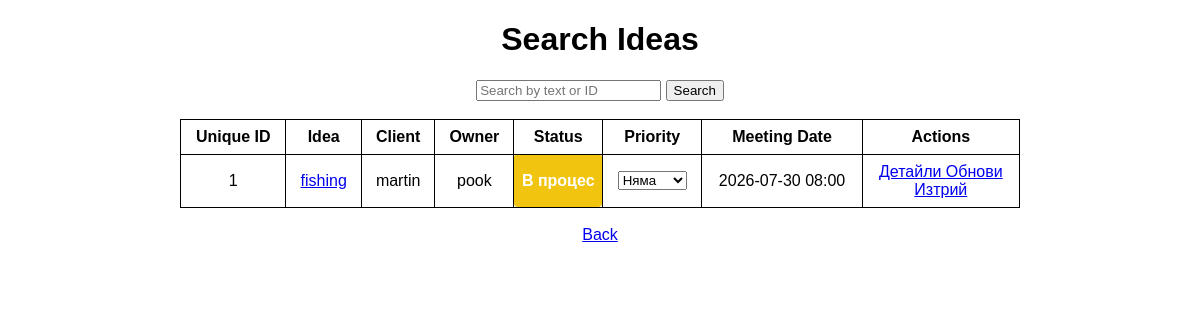
The page /search on the database as committed earlier.
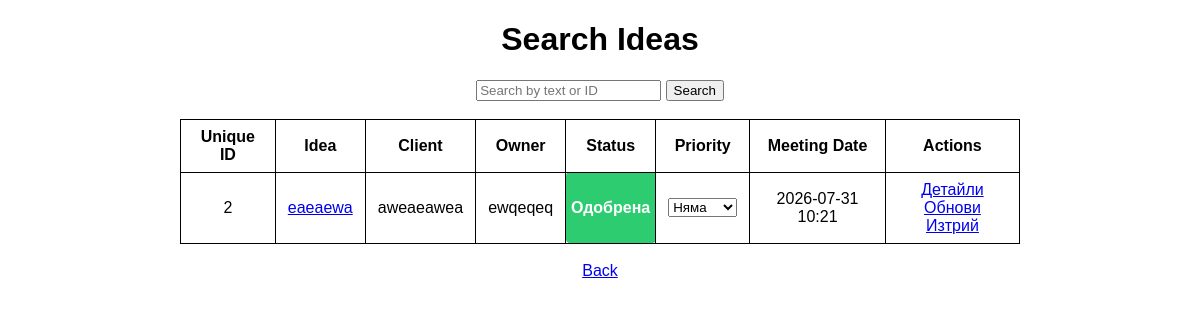
The same page on the database as committed later.
### Omnilinx.py (models this page shows, shortened)
class Todo(db.Model):
    id = db.Column(db.Integer, primary_key=True)
    title = db.Column(db.String(200), nullable=False)
    description = db.Column(db.String(1000), nullable=False)
    client = db.Column(db.String(100), nullable=False)
    meeting_date = db.Column(db.DateTime, nullable=False)
    owner = db.Column(db.String(100), nullable=False)
    status = db.Column(db.String(30), nullable=False, default='Нова')
    priority = db.Column(db.String(30), nullable=False, default='Няма')
    date_created = db.Column(db.DateTime, default=datetime.utcnow)
    unique_id = db.Column(db.Integer, unique=True, nullable=False)

### Omnilinx.py (the view, shortened to what this page needs)
@app.route('/search', methods=['GET'])
def search():
    query = request.args.get('q', '').strip()
    priority = request.args.get('priority', '')
    tasks = Todo.query
    if priority:
        tasks = tasks.filter(Todo.priority == priority)
    tasks = tasks.order_by(Todo.date_created.desc()).all()
    return render_template(
        'search.html',
        tasks=tasks,
        query=query,
        priority=priority
    )

### templates/search.html
{% extends 'base.html' %}
{% block body %}
<div class="content">
    <div class="center">
    <h1>Search Ideas</h1>
    <form action="{{ url_for('search') }}" method="get">
        <input type="text" name="q" placeholder="Search by text or ID">
        <button type="submit">Search</button>
    </form>
<br>
<table border=1 frame=box rules=all style="width:70%">
    <thead>
    <tr>
        <th>Unique ID</th>
        <th>Idea</th>
        <th>Client</th>
        <th>Owner</th>
        <th>Status</th>
        <th>Priority</th>
        <th>Meeting Date</th>
        <th>Actions</th>
    </tr>
    </thead>
    <tbody id="ideaTableBody">
    {% include '_idea_rows.html' %}
    </tbody>
</table>
<br>
    <a href="{{ url_for('index') }}">Back</a>
</div>
</div>
{% endblock %}

### templates/_idea_rows.html (shortened to what this page needs)
{% if tasks %}
{% for idea in tasks %}
<tr>
    <td>{{ idea.unique_id }}</td>
    <td>
        <a href="{{ url_for('idea_details', id=idea.id) }}">
            {{ idea.title }}
        </a>
    </td>
    <td>{{ idea.client }}</td>
    <td>{{ idea.owner }}</td>
    <td class="status {{ idea.status|lower|replace(' ', '-') }}">
        {{ idea.status }}
    </td>
    <td>
<form method="POST"
      action="{{ url_for('update_priority', id=idea.id) }}">
    <select name="priority"
            onchange="this.form.submit()">
        <option value="Няма"
            {% if idea.priority == "Няма" %}selected{% endif %}>
            Няма
        </option>
    </select>
</form>
</td>
    <td>{{ idea.meeting_date.strftime("%Y-%m-%d %H:%M") }}</td>
    <td>
        <a href="javascript:void(0)"
        data-modal-ignore
        onclick='openDetailsModal(
                {{ idea.unique_id|tojson }},
                {{ idea.title|tojson }},
                {{ idea.description|tojson }},
                {{ idea.client|tojson }},
                {{ idea.owner|tojson }},
                {{ idea.status|tojson }},
                {{ idea.priority|tojson }},
                "{{ idea.meeting_date.strftime("%Y-%m-%d %H:%M") }}",
                "{{ idea.date_created.strftime("%Y-%m-%d %H:%M") }}"
        )'>
            Детайли
        </a>
        <a href="javascript:void(0)"
            data-modal-ignore
            onclick='openUpdateModal(
            {{ idea.id }},
            {{ idea.title|tojson }},
            {{ idea.description|tojson }},
            {{ idea.client|tojson }},
            {{ idea.owner|tojson }},
            {{ idea.status|tojson }},
            {{ idea.priority|tojson }},
            "{{ idea.meeting_date.strftime('%Y-%m-%dT%H:%M') }}"
            )'>
            Обнови
        </a>
        <br>
        <a href="javascript:void(0)"
            data-modal-ignore
            onclick='openDeleteModal({{ idea.id }}, {{ idea.title|tojson }})'>Изтрий</a>
    </td>
</tr>
{% endfor %}
{% else %}
<tr>
    <td colspan="8" style="text-align:center;">No results found.</td>
</tr>
{% endif %}

Rows that differ between the two databases and show on the page:
removed Todo: unique_id "1", title "fishing", client "martin", owner "pook", status "В процес", meeting_date "2026-07-30 08:00"
added Todo: unique_id "2", title "eaeaewa", client "aweaeawea", owner "ewqeqeq", status "Одобрена", meeting_date "2026-07-31 10:21"
